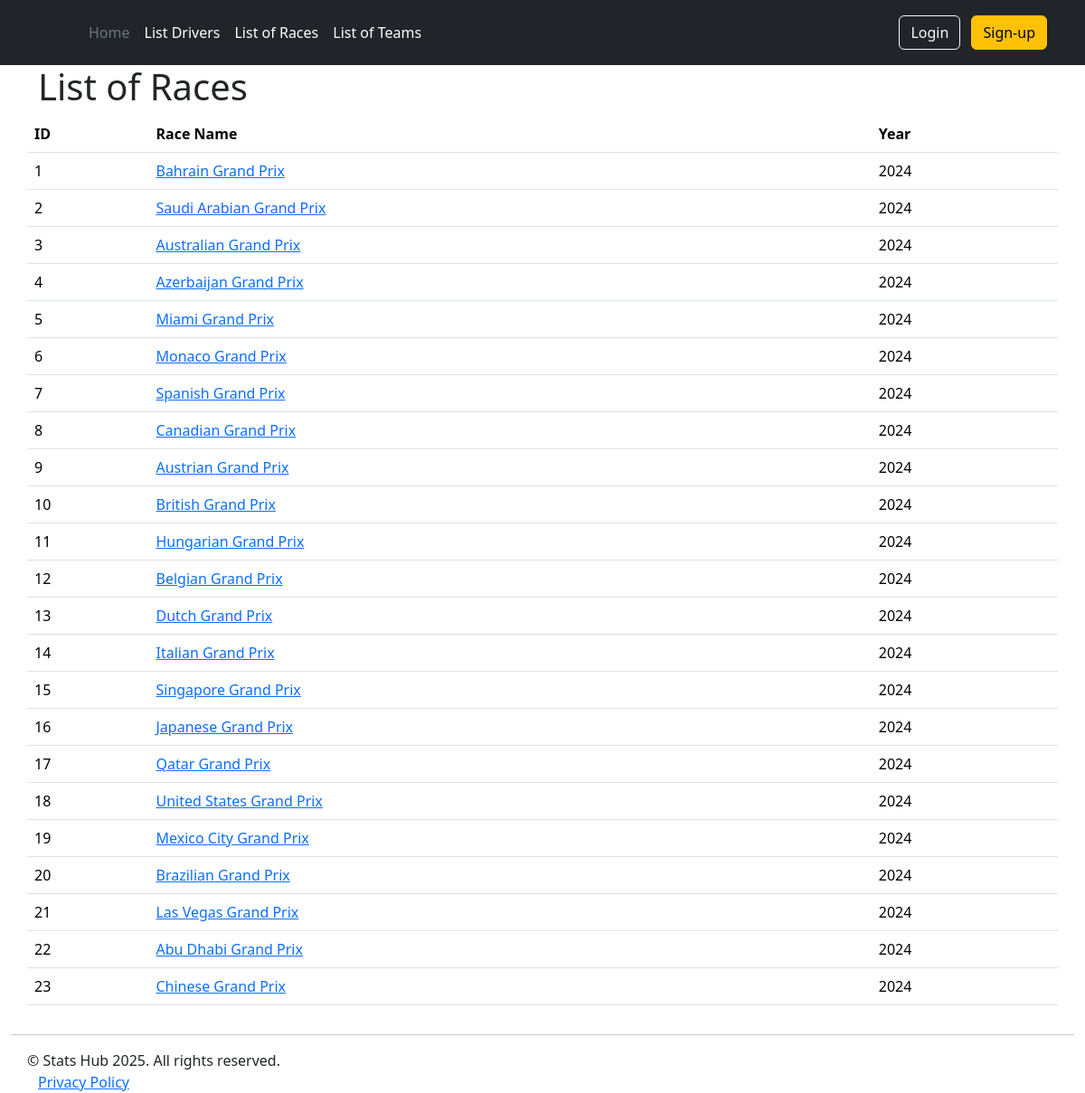
Screenshot of /list_races.html with the database file from the repository.
### tables this page shows
CREATE TABLE `races` (`id` INTEGER PRIMARY KEY AUTOINCREMENT, `race_name` TEXT NOT NULL, `year` INTEGER NOT NULL);

### main.py (the view)
@app.route("/list_races.html", methods=["GET"])
def list_races():
    races = driverHandler.list_races()
    return render_template("races/index.html", races=races)

### driverManagement.py (called while the page is built)
def list_races():
    con = sql.connect("databaseFiles/database.db")
    con.row_factory = sql.Row
    cur = con.cursor()
    data = cur.execute("SELECT * FROM races").fetchall()
    con.close()
    return data

### templates/races/index.html
{% extends 'layout.html' %} {% block content %}
<div class="container">
  <div class="row">
    <h1>List of Races</h1>
  </div>
</div>
<div class="container">
  <div class="row">
    <table class="table">
      <thead>
        <tr>
          <th scope="col">ID</th>
          <th scope="col">Race Name</th>
          <th scope="col">Year</th>
        </tr>
      </thead>
      <tbody>
        {% for race in races %}
        <tr>
          <td>{{race["id"] }}</td>
          <td> <a href="/race_result.html?race_id={{race['id']}}" > {{race["race_name"] }} </a></td>
          <td>{{race["year"] }}</td>
        </tr>
        {% endfor %}
      </tbody>
    </table>
  </div>
</div>
{% endblock %}

### rows the page displays
races: id "1", race_name "Bahrain Grand Prix", year "2024"
races: id "2", race_name "Saudi Arabian Grand Prix", year "2024"
races: id "3", race_name "Australian Grand Prix", year "2024"
races: id "4", race_name "Azerbaijan Grand Prix", year "2024"
races: id "5", race_name "Miami Grand Prix", year "2024"
races: id "6", race_name "Monaco Grand Prix", year "2024"
races: id "7", race_name "Spanish Grand Prix", year "2024"
races: id "8", race_name "Canadian Grand Prix", year "2024"
races: id "9", race_name "Austrian Grand Prix", year "2024"
races: id "10", race_name "British Grand Prix", year "2024"
races: id "11", race_name "Hungarian Grand Prix", year "2024"
races: id "12", race_name "Belgian Grand Prix", year "2024"
races: id "13", race_name "Dutch Grand Prix", year "2024"
races: id "14", race_name "Italian Grand Prix", year "2024"
races: id "15", race_name "Singapore Grand Prix", year "2024"
races: id "16", race_name "Japanese Grand Prix", year "2024"
races: id "17", race_name "Qatar Grand Prix", year "2024"
races: id "18", race_name "United States Grand Prix", year "2024"
races: id "19", race_name "Mexico City Grand Prix", year "2024"
races: id "20", race_name "Brazilian Grand Prix", year "2024"
races: id "21", race_name "Las Vegas Grand Prix", year "2024"
races: id "22", race_name "Abu Dhabi Grand Prix", year "2024"
races: id "23", race_name "Chinese Grand Prix", year "2024"
